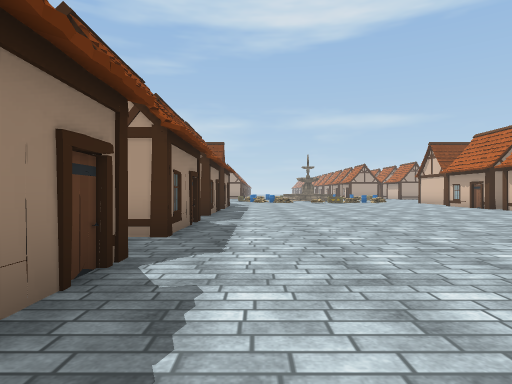
View 1 (above)

24 first-person views from a walk through a scene from a Unity 3-D project. The camera is 1.2 m above the floor, looks level and sees 75° across. The floor is counted in squares, 2 m on a side. Each view is taken from the middle of a square. On the plan, view 1 faces up. The plan holds only what a view shows up to about 10 squares ahead; the rest is blank. The place goes on beyond the plan. Some animated figures are left out. Some surface patterns are stand-ins.

View 2
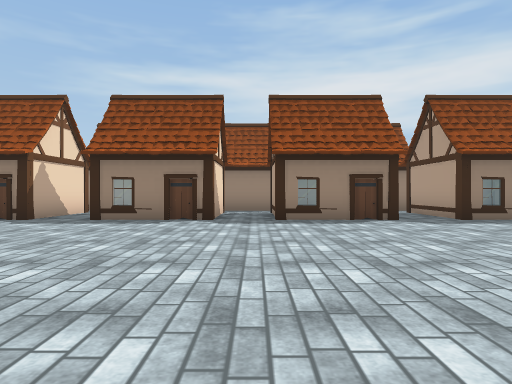

View 3
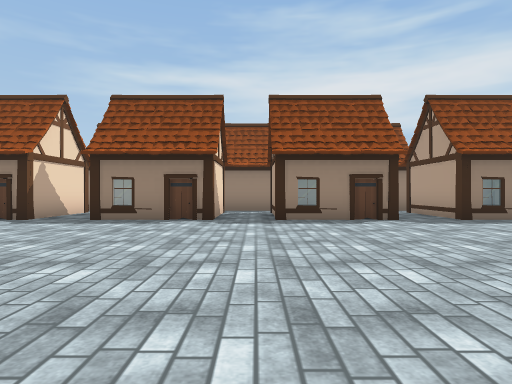

View 4
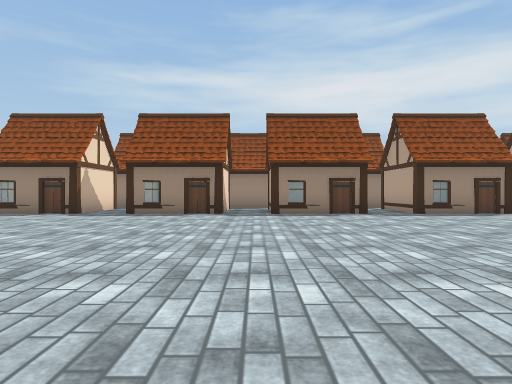

View 5
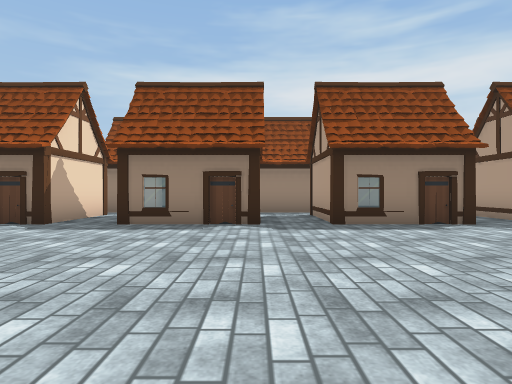

View 6
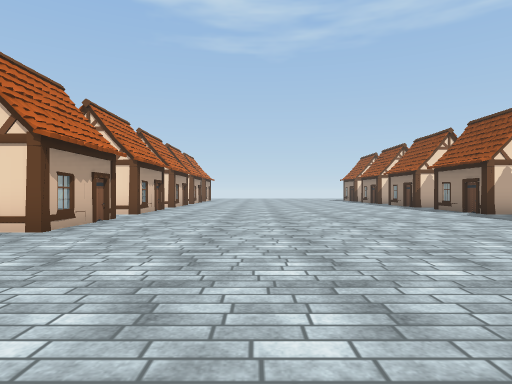

View 7
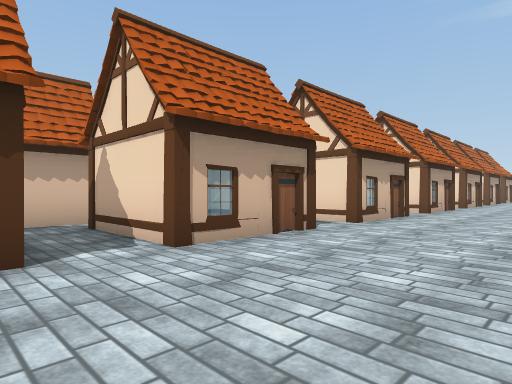

View 8
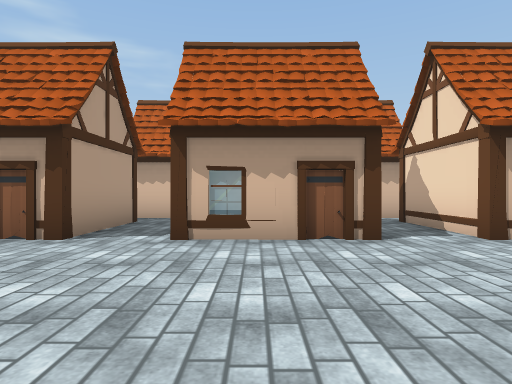

View 9
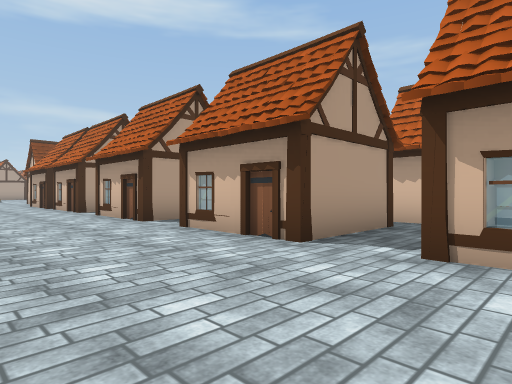

View 10
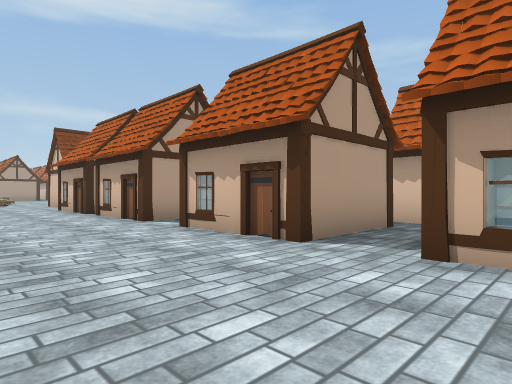

View 11
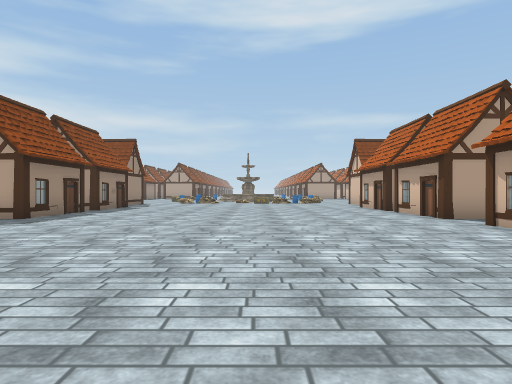

View 12
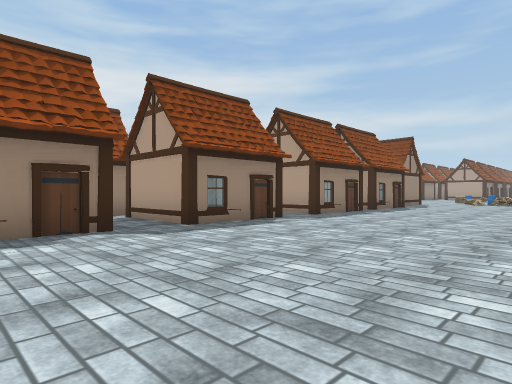

View 13
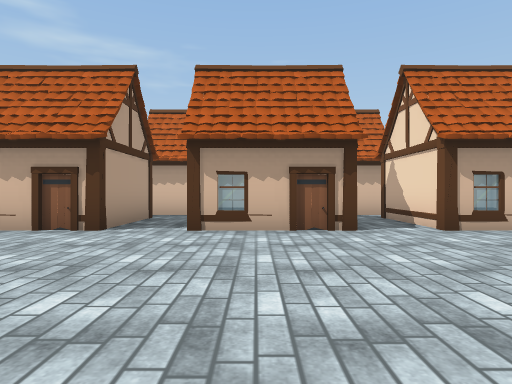

View 14
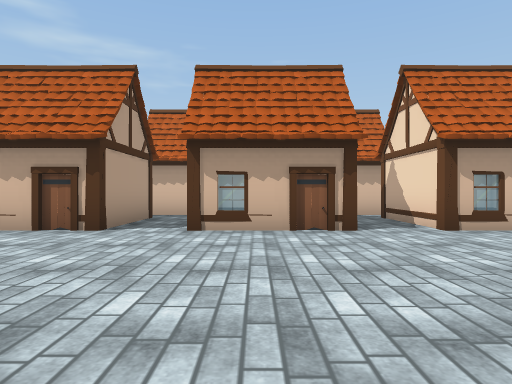

View 15
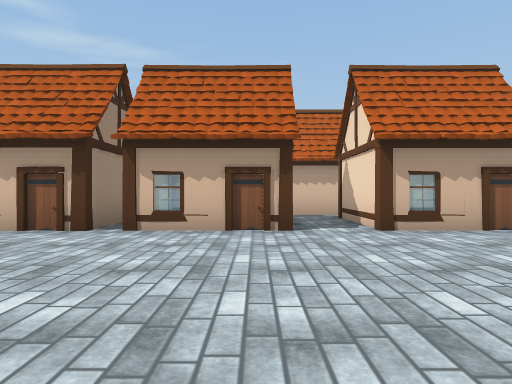

View 16
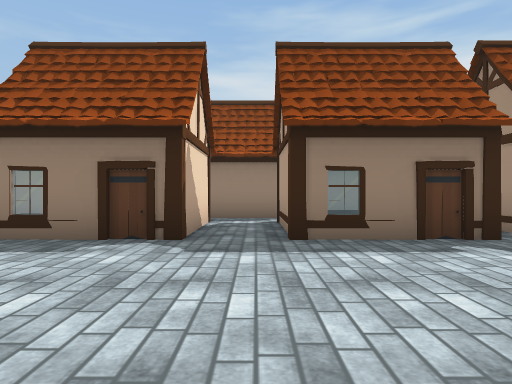

View 17
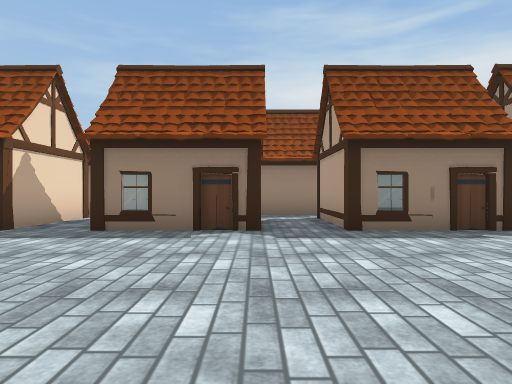

View 18
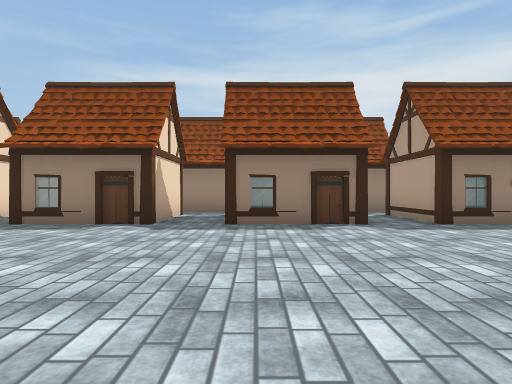

View 19
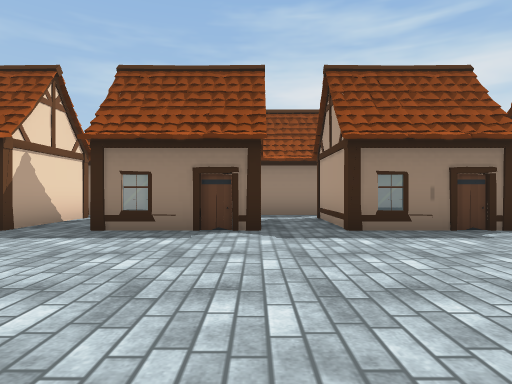

View 20
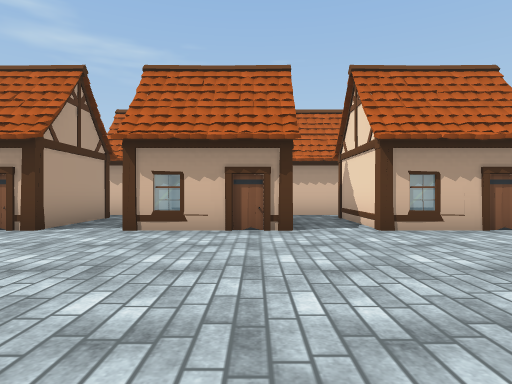

View 21
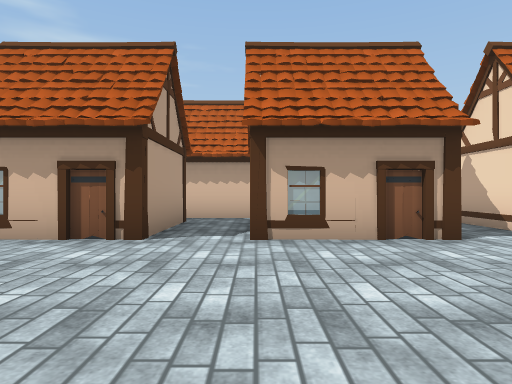

View 22
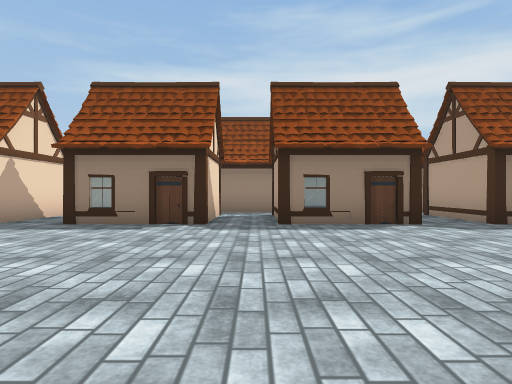

View 23
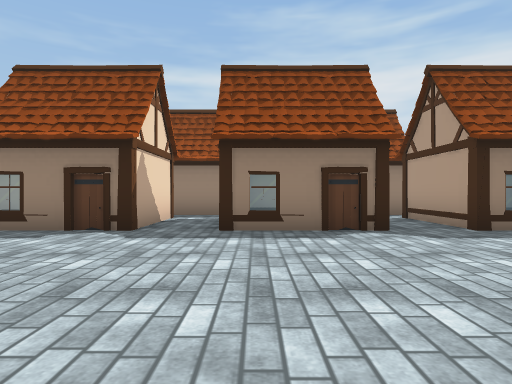

View 24
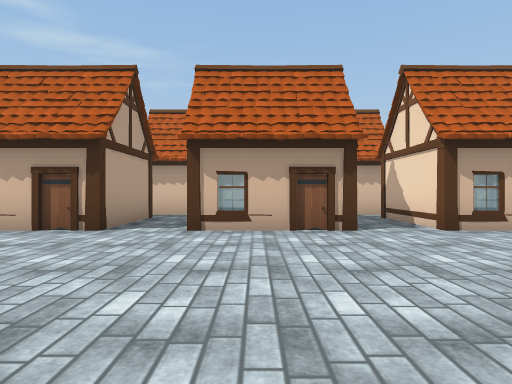

### Floor plan
Key: @ floor where view 1 was taken; . floor; H house.
Columns run from 7 left of view 1 to 14 right of it. Each row starts with its distance up from view 1.
 11    HHHH........HHHH
 10    H  H.........
  9  HHHHHH........HHHHHH
  8 H.H................H.H
  7  HHHHHH........HHHHHH
  6    H  H.........  H H
  5  HHHHHH........HHHHHH
  4 H.H................H.H
  3  HHHHHH........HHHHHH
  2   HH  H.........  HHH
  1    HHHH........HHHHHH
  0    ....@...........H
 -1   HHHHH........HHHHHH
 -2   HH  H.........  HHH
 -3    HHHH........HHHHHH
 -4    ................H.H
 -5    HHHH........HHHHHH
 -6    H  H.........  HHH
 -7  HHHHHH........HHHHHH
 -8   H................H
 -9   HHHHH........HHHHHH
-10    H  H.........   HH
-11    HHHH........HHHHHH
-12   H................H.H
-13  HHHHHH........HHHHHH
-14       H.........  H H
-15     HHH...   ..HHHH

Where each view was taken, in squares from view 1:
view 1: 0 up, 0 right, facing up
view 2: 0 up, 6 right, facing left
view 3: 4 down, 6 right, facing left
view 4: 8 down, 8 right, facing left
view 5: 9 down, 5 right, facing left
view 6: 4 down, 5 right, facing down
view 7: 3 down, 5 right, facing down-right
view 8: 2 down, 4 right, facing right
view 9: 2 down, 5 right, facing up-right
view 10: 2 up, 5 right, facing up-right
view 11: 1 up, 4 right, facing up
view 12: 1 up, 4 right, facing up-left
view 13: 2 up, 3 right, facing right
view 14: 6 up, 3 right, facing right
view 15: 9 up, 3 right, facing right
view 16: 8 up, 3 right, facing left
view 17: 7 up, 4 right, facing left
view 18: 5 up, 5 right, facing left
view 19: 3 up, 4 right, facing left
view 20: 11 down, 3 right, facing right
view 21: 13 down, 4 right, facing right
view 22: 12 down, 5 right, facing left
view 23: 11 down, 4 right, facing left
view 24: 6 down, 3 right, facing right
